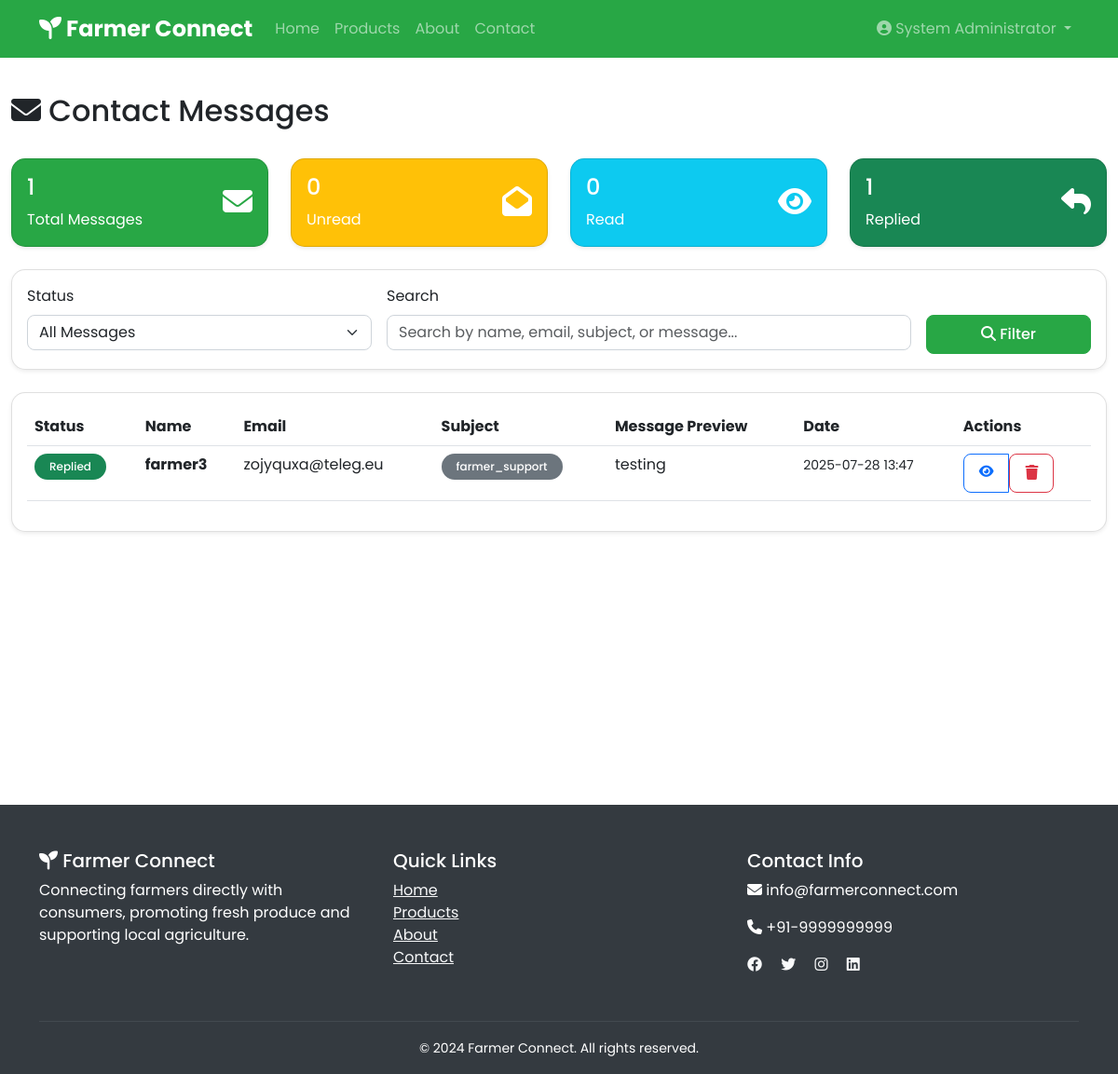
The app's page /admin/contact-messages (signed in) with its own data.
### tables this page shows
CREATE TABLE users (
            id INTEGER PRIMARY KEY AUTOINCREMENT,
            username VARCHAR(80) UNIQUE NOT NULL,
            email VARCHAR(120) UNIQUE NOT NULL,
            password_hash VARCHAR(200) NOT NULL,
            user_type VARCHAR(20) NOT NULL CHECK(user_type IN ('farmer', 'consumer', 'admin')),
            full_name VARCHAR(100) NOT NULL,
            phone VARCHAR(15),
            location VARCHAR(200),
            farm_name VARCHAR(100),
            farm_description TEXT,
            profile_image VARCHAR(200),
            is_approved BOOLEAN DEFAULT 0,
            is_active BOOLEAN DEFAULT 1,
            created_at TIMESTAMP DEFAULT CURRENT_TIMESTAMP,
            updated_at TIMESTAMP DEFAULT CURRENT_TIMESTAMP
        );

CREATE TABLE contact_messages (
            id INTEGER PRIMARY KEY AUTOINCREMENT,
            name VARCHAR(100) NOT NULL,
            email VARCHAR(120) NOT NULL,
            phone VARCHAR(15),
            subject VARCHAR(50) NOT NULL,
            message TEXT NOT NULL,
            status VARCHAR(20) DEFAULT 'unread' CHECK(status IN ('unread', 'read', 'replied')),
            admin_reply TEXT,
            replied_by INTEGER,
            replied_at TIMESTAMP,
            created_at TIMESTAMP DEFAULT CURRENT_TIMESTAMP,
            FOREIGN KEY (replied_by) REFERENCES users (id)
        );

### modules/admin.py (the view)
@admin_bp.route('/contact-messages')
@require_login(['admin'])
def contact_messages():
    conn = get_db_connection()
    status = request.args.get('status', 'all')
    search = request.args.get('search', '').strip()
    query = '''
        SELECT cm.*, u.full_name as replied_by_name
        FROM contact_messages cm
        LEFT JOIN users u ON cm.replied_by = u.id
        WHERE 1=1
    '''
    params = []
    if status != 'all':
        query += ' AND cm.status = ?'
        params.append(status)
    if search:
        query += ' AND (cm.name LIKE ? OR cm.email LIKE ? OR cm.subject LIKE ? OR cm.message LIKE ?)'
        search_param = f'%{search}%'
        params.extend([search_param, search_param, search_param, search_param])
    query += ' ORDER BY cm.created_at DESC'
    messages = conn.execute(query, params).fetchall()
    message_counts = {
        'total': conn.execute('SELECT COUNT(*) FROM contact_messages').fetchone()[0],
        'unread': conn.execute('SELECT COUNT(*) FROM contact_messages WHERE status = "unread"').fetchone()[0],
        'read': conn.execute('SELECT COUNT(*) FROM contact_messages WHERE status = "read"').fetchone()[0],
        'replied': conn.execute('SELECT COUNT(*) FROM contact_messages WHERE status = "replied"').fetchone()[0]
    }
    conn.close()
    return render_template('admin/contact_messages.html',
                         messages=messages,
                         message_counts=message_counts,
                         current_status=status,
                         current_search=search)

### templates/admin/contact_messages.html (shortened to what this page needs)
{% extends "base.html" %}
{% block content %}
<div class="container-fluid py-4">
    <div class="row">
        <div class="col-12">
            <div class="d-flex justify-content-between align-items-center mb-4">
                <h2><i class="fas fa-envelope"></i> Contact Messages</h2>
            </div>
            <div class="row mb-4">
                <div class="col-md-3">
                    <div class="card bg-primary text-white">
                        <div class="card-body">
                            <div class="d-flex justify-content-between">
                                <div>
                                    <h4>{{ message_counts.total }}</h4>
                                    <p class="mb-0">Total Messages</p>
                                </div>
                                <div class="align-self-center">
                                    <i class="fas fa-envelope fa-2x"></i>
                                </div>
                            </div>
                        </div>
                    </div>
                </div>
                <div class="col-md-3">
                    <div class="card bg-warning text-white">
                        <div class="card-body">
                            <div class="d-flex justify-content-between">
                                <div>
                                    <h4>{{ message_counts.unread }}</h4>
                                    <p class="mb-0">Unread</p>
                                </div>
                                <div class="align-self-center">
                                    <i class="fas fa-envelope-open fa-2x"></i>
                                </div>
                            </div>
                        </div>
                    </div>
                </div>
                <div class="col-md-3">
                    <div class="card bg-info text-white">
                        <div class="card-body">
                            <div class="d-flex justify-content-between">
                                <div>
                                    <h4>{{ message_counts.read }}</h4>
                                    <p class="mb-0">Read</p>
                                </div>
                                <div class="align-self-center">
                                    <i class="fas fa-eye fa-2x"></i>
                                </div>
                            </div>
                        </div>
                    </div>
                </div>
                <div class="col-md-3">
                    <div class="card bg-success text-white">
                        <div class="card-body">
                            <div class="d-flex justify-content-between">
                                <div>
                                    <h4>{{ message_counts.replied }}</h4>
                                    <p class="mb-0">Replied</p>
                                </div>
                                <div class="align-self-center">
                                    <i class="fas fa-reply fa-2x"></i>
                                </div>
                            </div>
                        </div>
                    </div>
                </div>
            </div>
            <div class="card mb-4">
                <div class="card-body">
                    <form method="GET" class="row g-3">
                        <div class="col-md-4">
                            <label for="status" class="form-label">Status</label>
                            <select name="status" id="status" class="form-select">
                                <option value="all" {% if current_status == 'all' %}selected{% endif %}>All Messages</option>
                            </select>
                        </div>
                        <div class="col-md-6">
                            <label for="search" class="form-label">Search</label>
                            <input type="text" name="search" id="search" class="form-control"
                                   placeholder="Search by name, email, subject, or message..."
                                   value="{{ current_search }}">
                        </div>
                        <div class="col-md-2">
                            <label class="form-label">&nbsp;</label>
                            <div class="d-grid">
                                <button type="submit" class="btn btn-primary">
                                    <i class="fas fa-search"></i> Filter
                                </button>
                            </div>
                        </div>
                    </form>
                </div>
            </div>
            <div class="card">
                <div class="card-body">
                    {% if messages %}
                    <div class="table-responsive">
                        <table class="table table-hover">
                            <thead>
                                <tr>
                                    <th>Status</th>
                                    <th>Name</th>
                                    <th>Email</th>
                                    <th>Subject</th>
                                    <th>Message Preview</th>
                                    <th>Date</th>
                                    <th>Actions</th>
                                </tr>
                            </thead>
                            <tbody>
                                {% for message in messages %}
                                <tr class="{% if message.status == 'unread' %}table-warning{% endif %}">
                                    <td>
                                        {% if message.status == 'unread' %}
                                            <span class="badge bg-warning">Unread</span>
                                        {% elif message.status == 'read' %}
                                            <span class="badge bg-info">Read</span>
                                        {% elif message.status == 'replied' %}
                                            <span class="badge bg-success">Replied</span>
                                        {% endif %}
                                    </td>
                                    <td>
                                        <strong>{{ message.name }}</strong>
                                    </td>
                                    <td>{{ message.email }}</td>
                                    <td>
                                        <span class="badge bg-secondary">{{ message.subject }}</span>
                                    </td>
                                    <td>
                                        <div class="text-truncate" style="max-width: 200px;">
                                            {{ message.message }}
                                        </div>
                                    </td>
                                    <td>
                                        <small>{{ message.created_at | date_format('%Y-%m-%d %H:%M') if message.created_at else 'N/A' }}</small>
                                    </td>
                                    <td>
                                        <div class="btn-group btn-group-sm">
                                            <a href="{{ url_for('admin.contact_message_detail', message_id=message.id) }}"
                                               class="btn btn-outline-primary" title="View Details">
                                                <i class="fas fa-eye"></i>
                                            </a>
                                            <form method="POST" action="{{ url_for('admin.delete_contact_message', message_id=message.id) }}"
                                                  style="display: inline;"
                                                  onsubmit="return confirm('Are you sure you want to delete this message?')">
                                                <button type="submit" class="btn btn-outline-danger" title="Delete">
                                                    <i class="fas fa-trash"></i>
                                                </button>
                                            </form>
                                        </div>
                                    </td>
                                </tr>
                                {% endfor %}
                            </tbody>
                        </table>
                    </div>
                    {% endif %}
                </div>
            </div>
        </div>
    </div>
</div>
{% endblock %}

### templates/base.html (shortened to what this page needs)
<!DOCTYPE html>
<html lang="en">
<head>
    <link href="https://cdn.jsdelivr.net/npm/bootstrap@5.3.0/dist/css/bootstrap.min.css" rel="stylesheet">
    <link rel="stylesheet" href="https://cdnjs.cloudflare.com/ajax/libs/font-awesome/6.4.0/css/all.min.css">
</head>
<body>
    <nav class="navbar navbar-expand-lg navbar-dark bg-primary fixed-top">
        <div class="container">
            <a class="navbar-brand" href="{{ url_for('index') }}">
                <i class="fas fa-seedling"></i> Farmer Connect
            </a>
            <div class="collapse navbar-collapse" id="navbarNav">
                <ul class="navbar-nav me-auto">
                    <li class="nav-item">
                        <a class="nav-link" href="{{ url_for('index') }}">Home</a>
                    </li>
                    <li class="nav-item">
                        <a class="nav-link" href="{{ url_for('products') }}">Products</a>
                    </li>
                    <li class="nav-item">
                        <a class="nav-link" href="{{ url_for('about') }}">About</a>
                    </li>
                    <li class="nav-item">
                        <a class="nav-link" href="{{ url_for('contact') }}">Contact</a>
                    </li>
                </ul>
                <ul class="navbar-nav">
                    {% if session.user_id %}
                        <li class="nav-item dropdown">
                            <a class="nav-link dropdown-toggle" href="#" role="button" data-bs-toggle="dropdown">
                                <i class="fas fa-user-circle"></i> {{ session.full_name }}
                            </a>
                        </li>
                    {% endif %}
                </ul>
            </div>
        </div>
    </nav>
    <main style="margin-top: 76px; min-height: calc(100vh - 76px);">
        {% block content %}{% endblock %}
    </main>
    <footer class="footer">
        <div class="container">
            <div class="row">
                <div class="col-md-4 mb-4">
                    <h5><i class="fas fa-seedling"></i> Farmer Connect</h5>
                    <p>Connecting farmers directly with consumers, promoting fresh produce and supporting local agriculture.</p>
                </div>
                <div class="col-md-4 mb-4">
                    <h5>Quick Links</h5>
                    <ul class="list-unstyled">
                        <li><a href="{{ url_for('index') }}" class="text-light">Home</a></li>
                        <li><a href="{{ url_for('products') }}" class="text-light">Products</a></li>
                        <li><a href="{{ url_for('about') }}" class="text-light">About</a></li>
                        <li><a href="{{ url_for('contact') }}" class="text-light">Contact</a></li>
                    </ul>
                </div>
                <div class="col-md-4 mb-4">
                    <h5>Contact Info</h5>
                    <p><i class="fas fa-envelope"></i> info@farmerconnect.com</p>
                    <p><i class="fas fa-phone"></i> +91-9999999999</p>
                    <div class="mt-3">
                        <a href="#" class="text-light me-3"><i class="fab fa-facebook"></i></a>
                        <a href="#" class="text-light me-3"><i class="fab fa-twitter"></i></a>
                        <a href="#" class="text-light me-3"><i class="fab fa-instagram"></i></a>
                        <a href="#" class="text-light"><i class="fab fa-linkedin"></i></a>
                    </div>
                </div>
            </div>
            <hr class="border-secondary">
            <div class="text-center">
                <small>&copy; 2024 Farmer Connect. All rights reserved.</small>
            </div>
        </div>
    </footer>
</body>
</html>

### records on screen
users: full_name "System Administrator"
contact_messages: status "Replied", name "farmer3", email "zojyquxa@teleg.eu", subject "farmer_support", message "testing", created_at "2025-07-28 13:47"

### other values on screen
{{ message_counts.total }} "1"
{{ message_counts.unread }} "0"
{{ message_counts.read }} "0"
{{ message_counts.replied }} "1"
